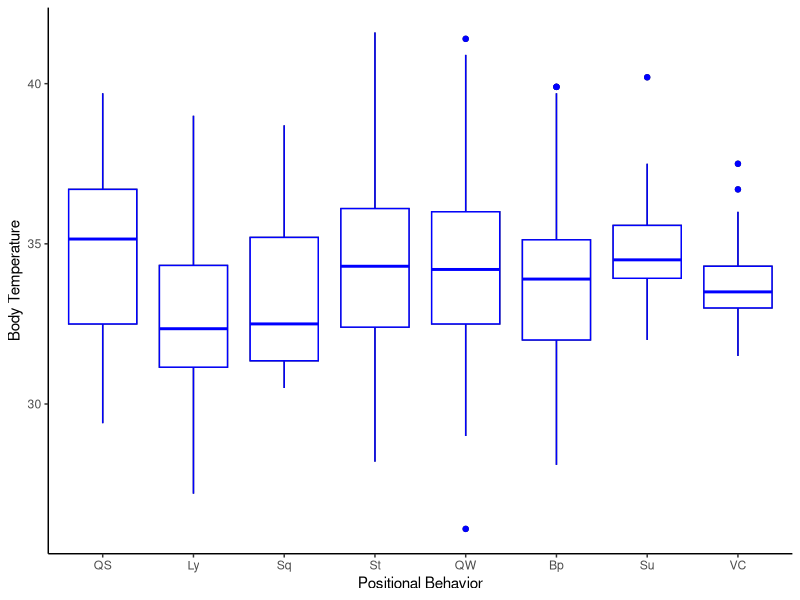
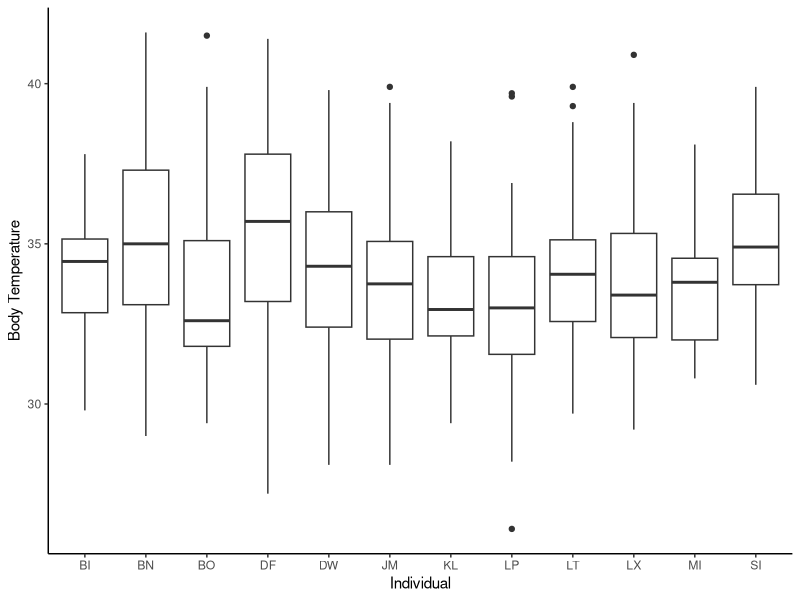
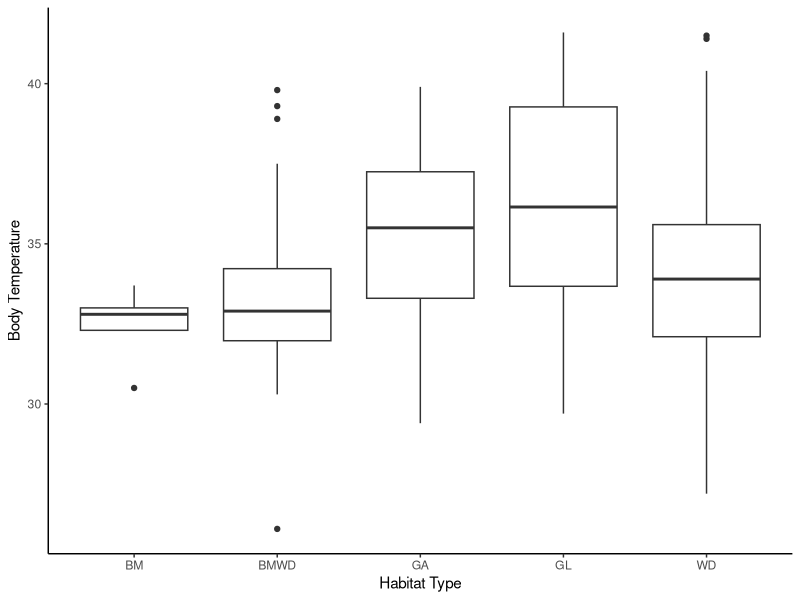
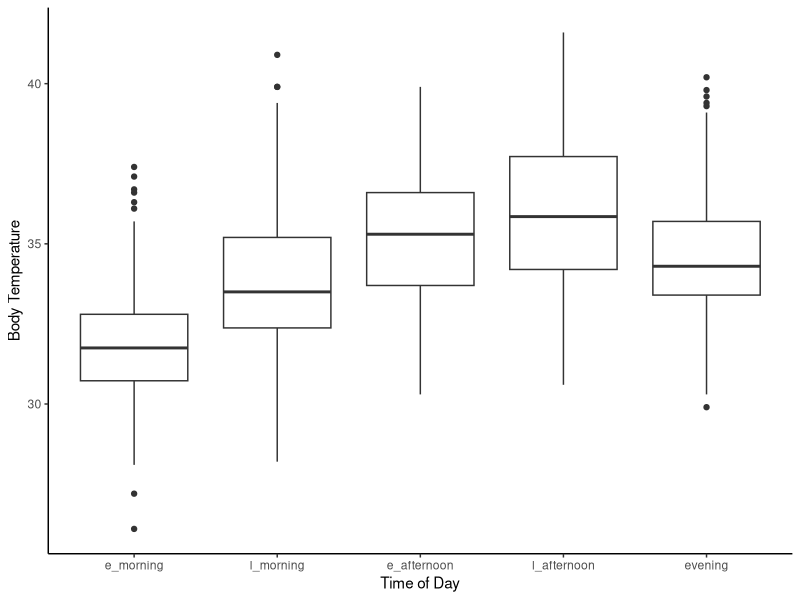
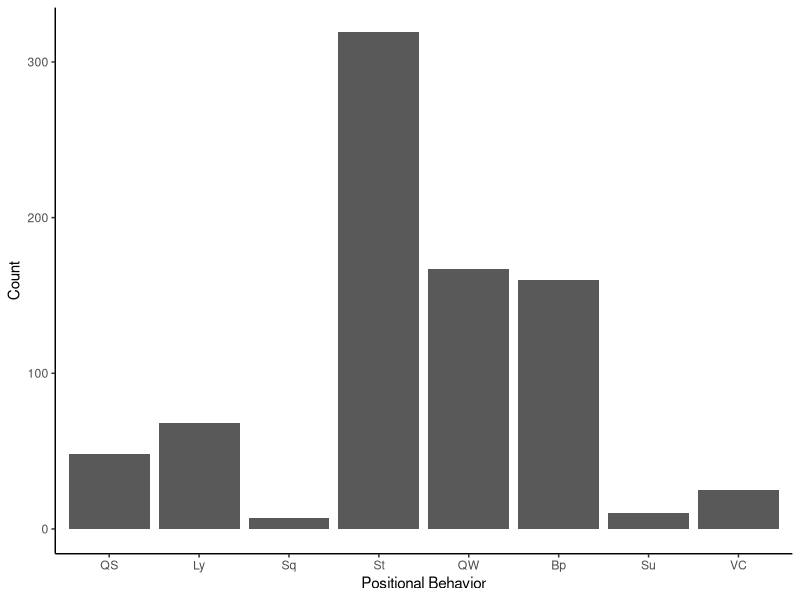
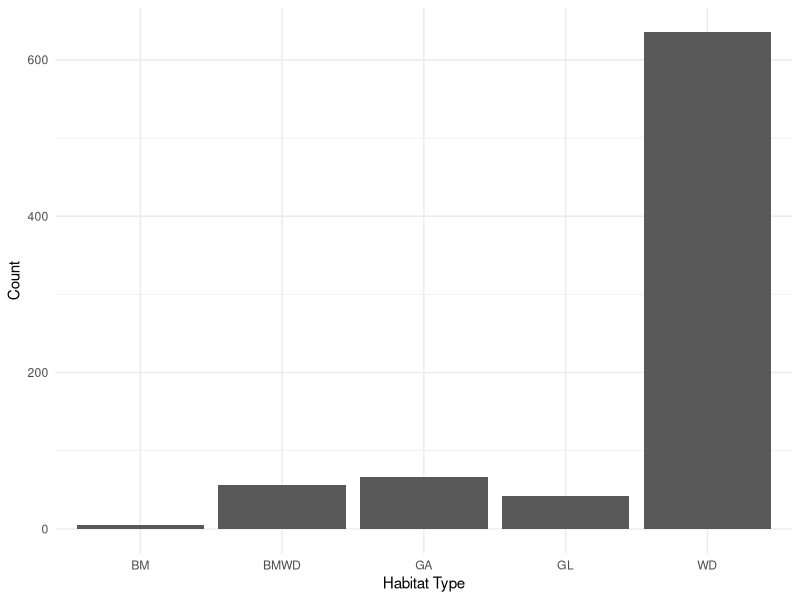
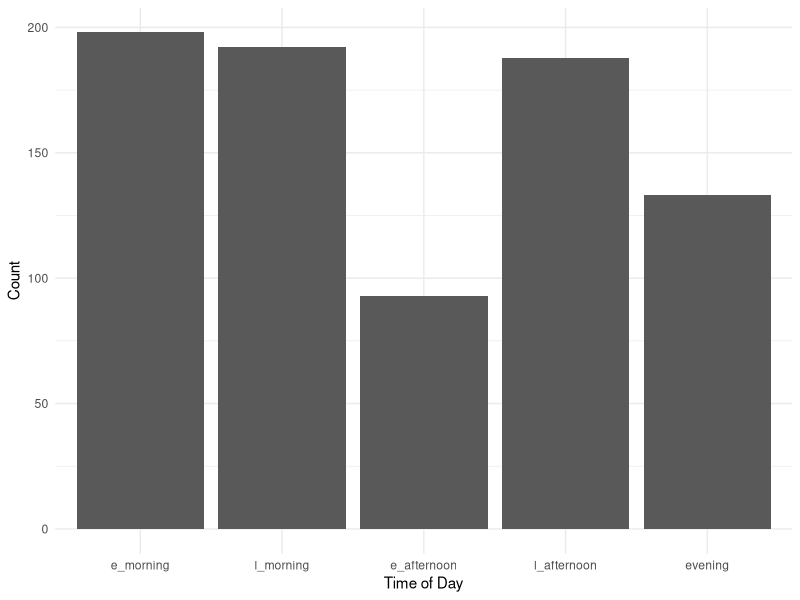
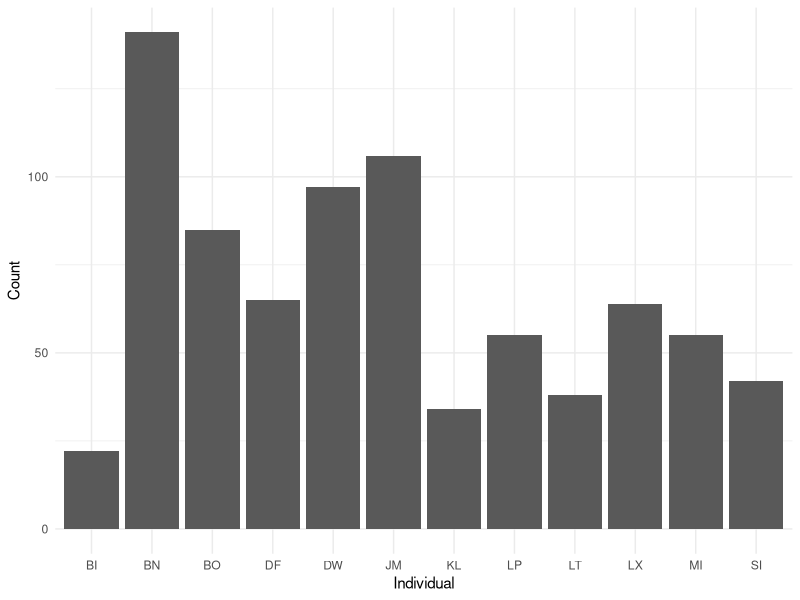

These figures' R source, in order: (Note: this script raises an error after producing the figures.)
# load libraries
library(tidyverse) 
library(readr) 
library(lubridate)
library(magrittr)
library(ggplot2)
library(car)
library(emmeans)
library(lme4)
library(ggthemes)
library(plyr)

##read in data
prelim_tidy <- read_csv("_data/_tidy/prelim_data_tidycols.csv")
View(prelim_tidy)

#Omit any missing values:
summary(is.na(prelim_tidy))

prelim_temp<-na.omit(prelim_tidy)
View(prelim_temp)

prelim_temp$therm_t[prelim_temp$therm_t >= 42] <- NA

View(prelim_temp)

prelim_temp<-na.omit(prelim_temp)
View(prelim_temp)

#Combine positional behaviors into smaller categories
# suspensory = Cb, Br & QM
#Vertical climb and cling together
prelim_temp$pos_beh[prelim_temp$pos_beh == "Cb"] <- "Su"
prelim_temp$pos_beh[prelim_temp$pos_beh == "Br"] <- "Su"
prelim_temp$pos_beh[prelim_temp$pos_beh == "QM"] <- "Su"
prelim_temp$pos_beh[prelim_temp$pos_beh == "Vci"] <- "VC"
prelim_temp$pos_beh[prelim_temp$pos_beh == "Abp"] <- "Bp"
prelim_temp$pos_beh[prelim_temp$pos_beh == "BpS"] <- "Bp"
prelim_temp$pos_beh[prelim_temp$pos_beh == "BpW"] <- "Bp"


############
##re-order levels
prelim_temp$time_od <- factor(prelim_temp$time_od, levels = c("e_morning", "l_morning", "e_afternoon", "l_afternoon", "evening"))
prelim_temp$pos_beh <- factor(prelim_temp$pos_beh, levels = c("QS", "Ly", "Sq", "St", "QW", "Bp", "Su", "VC"))

## Change to factor and numeric
factor_cols <- c("pos_beh","context", "substrate", "hab_type", "individual")
numeric_cols <- c("sun", "therm_t", "t_lo", "t_hi")

prelim_temp[factor_cols] <- lapply(prelim_temp[factor_cols], as.factor)

prelim_temp[numeric_cols] <- lapply(prelim_temp[numeric_cols], as.numeric)

str(prelim_temp)

##plotting
ggplot(prelim_temp, aes(pos_beh, therm_t)) +
  geom_boxplot() + labs(x="Positional Behavior", y="Body Temperature") +
  theme_classic() + geom_boxplot(fill = "white", colour = "blue")

ggplot(prelim_temp, aes(individual, therm_t)) +
  geom_boxplot() + labs(x="Individual", y="Body Temperature") +
  theme_classic()

ggplot(prelim_temp, aes(hab_type, therm_t)) +
  geom_boxplot() + labs(x="Habitat Type", y="Body Temperature") +
  theme_classic()

ggplot(prelim_temp, aes(time_od, therm_t)) +
  geom_boxplot() + labs(x="Time of Day", y="Body Temperature") +
  theme_classic()

##counts
ggplot(prelim_temp, aes(pos_beh))+
  geom_bar(stat="count") + labs(x="Positional Behavior", y="Count") +
  theme_classic()  

ggplot(prelim_temp, aes(hab_type))+
  geom_bar(stat="count") + labs(x="Habitat Type", y="Count")+
  theme_minimal()    ###can I combine bamboo with bamboo woodland?

ggplot(prelim_temp, aes(time_od))+
  geom_bar(stat="count") + labs(x="Time of Day", y="Count")+
  theme_minimal()

ggplot(prelim_temp, aes(individual))+
  geom_bar(stat="count") + labs(x="Individual", y="Count")+
  theme_minimal()

ggplot(prelim_temp, aes(sun))+
  geom_histogram()

###model plotting
library(broom)

m1 <- lmer(therm_t ~ pos_beh + time_od + sun + date + hab_type + 
       (1|individual), data = prelim_temp)

summary(m1)
confint(m1)
#m1_res <- tidy(coef(summary(m1)) ) 

#ggplot(m1_res, aes(pos_beh, therm_t)) +
  #geom_point()


ggplot(prelim_temp, aes(pos_beh, therm_t)) + 
  #geom_point(size = 3) +
  geom_point(aes(y=predict(m1)), size = 1)

#change levels for the plot
prelim_temp$pos_beh <- factor(prelim_temp$pos_beh, levels = c("Ly","St", "Sq", "QS", "QW", "Bp", "Su", "VC"))

ggplot(prelim_temp, aes(pos_beh, therm_t)) + 
  geom_point(size = 3) +
  geom_boxplot(aes(y=predict(m1)), size = 1, colour = "red") +
  scale_x_discrete(name = "Positional Behavior", labels = c("Lie", "Sit", "Squat",
                        "Quad. Stand", "Quad. Walk", "Bipedal", "Suspensory", "Vert. Climb/Cling")) +
  scale_y_continuous(name = "Body Temperature") +
  theme_classic()


##change levels back
prelim_temp$pos_beh <- factor(prelim_temp$pos_beh, levels = c("QS", "Ly", "Sq", "St", "QW", "Bp", "Su", "VC"))


library(nlme)

##tried another thing and it didn't work...
#newdat <- expand.grid(pos_beh=unique(prelim_temp$pos_beh), 
                      #time_od=unique(prelim_temp$time_od),
                      #sun=c(min(prelim_temp$sun),
                       #     max(prelim_temp$sun)),
                      #date=date(prelim_temp$date),
                      #hab_type=unique(prelim_temp$hab_type))
                      
#ggplot(prelim_temp, aes(x=pos_beh, y=therm_t)) +
 # geom_point(size=3) +
  #geom_line(data=newdat, aes(y=predict(m1, level=0, newdata=newdat), size="Positional Behavior")) +
  #scale_size_manual(name="Predictions", values=c("Positional Behavior"=3)) +
  #theme_classic() 


##attempting to follow tutorial but got too confused....
preddata <- with(prelim_temp, expand.grid(pos_beh = levels(pos_beh), time_od = levels(time_od), 
                                          sun = 50, date = "2018-06-28", hab_type = "WD"))

###
factor_cols <- c("pos_beh", "time_od", "hab_type")
numeric_cols <- c("sun")

preddata[factor_cols] <- lapply(preddata[factor_cols], as.factor)

preddata[numeric_cols] <- lapply(preddata[numeric_cols], as.numeric)

preddata$date <- as.Date(preddata$date)

str(preddata)
########
mm <- model.matrix(~pos_beh + time_od + sun + date + hab_type, data=preddata)
###won't work because I don't have 2 or more levels per factor

pframe2 <- data.frame(preddata,eta=mm%*%fixef(m1))
pframe2 <- with(pframe2,data.frame(pframe2,prop=eta))
pvar1 <- diag(mm %*% tcrossprod(vcov(m1),mm))
tvar1 <- pvar1+VarCorr(m1)$individual
pframe2 <- data.frame(
  pframe2
  , plo = pframe2$eta-2*sqrt(pvar1)
  , phi = pframe2$eta+2*sqrt(pvar1)
  , tlo = pframe2$eta-2*sqrt(tvar1)
  , thi = pframe2$eta+2*sqrt(tvar1)
)
